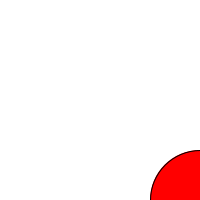
Frame 1 (no input)
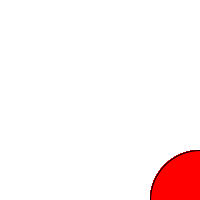
Frame 60 (the mouse pressed at the canvas centre just before this capture)
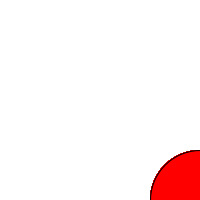
Frame 120 (the mouse held since frame 60 and released just before this capture)

The Processing sketch that drew these frames (run headless with seeded random() and noise(); from frame 60 on, the mouse is pressed at the canvas centre):

// Processing sketch: P8
// ── P8.pde
void setup(){
  size(200,200);
  background(255); //background colour
}

void draw(){
fill(255,0,0); //Red Colour
ellipse(200,200,100,100); //draw circle
}
